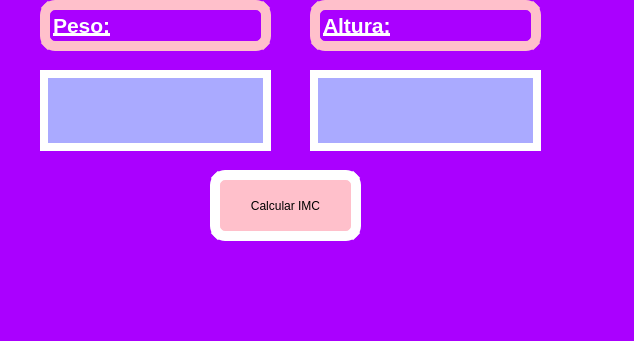
<?xml version="1.0" encoding="UTF-8"?>
<ui version="4.0">
 <class>MainWindow</class>
 <widget class="QMainWindow" name="MainWindow">
  <property name="geometry">
   <rect>
    <x>0</x>
    <y>0</y>
    <width>634</width>
    <height>341</height>
   </rect>
  </property>
  <property name="windowTitle">
   <string>MainWindow</string>
  </property>
  <property name="styleSheet">
   <string notr="true">background-color: rgb(170, 0, 255);</string>
  </property>
  <widget class="QWidget" name="centralwidget">
   <widget class="QLabel" name="xd">
    <property name="geometry">
     <rect>
      <x>40</x>
      <y>0</y>
      <width>231</width>
      <height>51</height>
     </rect>
    </property>
    <property name="styleSheet">
     <string notr="true">

    border: 10px solid pink;
    color: black;
border-radius: 15px;</string>
    </property>
    <property name="text">
     <string>&lt;html&gt;&lt;head/&gt;&lt;body&gt;&lt;p&gt;&lt;span style=&quot; font-size:16pt; font-weight:600; text-decoration: underline; color:#ffffff;&quot;&gt;Peso:&lt;/span&gt;&lt;/p&gt;&lt;/body&gt;&lt;/html&gt;</string>
    </property>
   </widget>
   <widget class="QLabel" name="xd2">
    <property name="geometry">
     <rect>
      <x>310</x>
      <y>0</y>
      <width>231</width>
      <height>51</height>
     </rect>
    </property>
    <property name="whatsThis">
     <string>&lt;html&gt;&lt;head/&gt;&lt;body&gt;&lt;p align=&quot;justify&quot;&gt;&lt;span style=&quot; font-size:16pt; font-weight:600; text-decoration: underline; color:#ffffff;&quot;&gt;Altura:&lt;/span&gt;&lt;/p&gt;&lt;/body&gt;&lt;/html&gt;</string>
    </property>
    <property name="styleSheet">
     <string notr="true">

    border: 10px solid pink;
    color: black;
border-radius: 15px;
</string>
    </property>
    <property name="text">
     <string>&lt;html&gt;&lt;head/&gt;&lt;body&gt;&lt;p&gt;&lt;span style=&quot; font-size:16pt; font-weight:600; text-decoration: underline; color:#ffffff;&quot;&gt;Altura:&lt;/span&gt;&lt;/p&gt;&lt;/body&gt;&lt;/html&gt;</string>
    </property>
   </widget>
   <widget class="QPushButton" name="btn_IMC">
    <property name="geometry">
     <rect>
      <x>210</x>
      <y>170</y>
      <width>151</width>
      <height>71</height>
     </rect>
    </property>
    <property name="styleSheet">
     <string notr="true">QPushButton {
    background-color: pink;
    border: 3px solid white;
    color: Black;
    border: 10px solid white;
  
border-radius: 15px;

}
</string>
    </property>
    <property name="text">
     <string>Calcular IMC</string>
    </property>
   </widget>
   <widget class="QLineEdit" name="txt_peso">
    <property name="geometry">
     <rect>
      <x>40</x>
      <y>70</y>
      <width>231</width>
      <height>81</height>
     </rect>
    </property>
    <property name="styleSheet">
     <string notr="true">
    border: 8px solid white;

background-color: rgb(170, 170, 255);</string>
    </property>
    <property name="text">
     <string/>
    </property>
   </widget>
   <widget class="QLineEdit" name="txt_altura">
    <property name="geometry">
     <rect>
      <x>310</x>
      <y>70</y>
      <width>231</width>
      <height>81</height>
     </rect>
    </property>
    <property name="styleSheet">
     <string notr="true">background-color: rgb(170, 170, 255);
    border: 8px solid white;

</string>
    </property>
   </widget>
  </widget>
  <widget class="QMenuBar" name="menubar">
   <property name="geometry">
    <rect>
     <x>0</x>
     <y>0</y>
     <width>634</width>
     <height>26</height>
    </rect>
   </property>
  </widget>
  <widget class="QStatusBar" name="statusbar"/>
 </widget>
 <resources/>
 <connections/>
</ui>
